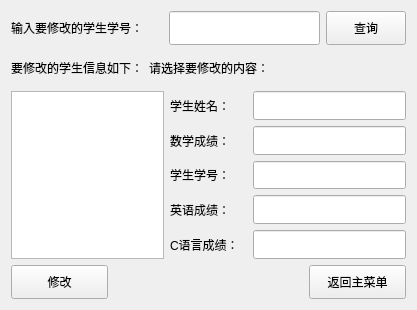
<?xml version="1.0" encoding="UTF-8"?>
<ui version="4.0">
 <class>ModifyWidget</class>
 <widget class="QWidget" name="ModifyWidget">
  <property name="geometry">
   <rect>
    <x>0</x>
    <y>0</y>
    <width>417</width>
    <height>310</height>
   </rect>
  </property>
  <property name="windowTitle">
   <string>Form</string>
  </property>
  <layout class="QGridLayout" name="gridLayout_8">
   <item row="0" column="0">
    <layout class="QGridLayout" name="gridLayout_7" rowstretch="1,1,5,1">
     <item row="0" column="0">
      <layout class="QGridLayout" name="gridLayout_6" columnstretch="2,2,1">
       <item row="0" column="0">
        <widget class="QLabel" name="s_idLabel">
         <property name="sizePolicy">
          <sizepolicy hsizetype="Expanding" vsizetype="Expanding">
           <horstretch>0</horstretch>
           <verstretch>0</verstretch>
          </sizepolicy>
         </property>
         <property name="text">
          <string>输入要修改的学生学号：</string>
         </property>
        </widget>
       </item>
       <item row="0" column="1">
        <widget class="QLineEdit" name="s_idLineEdit">
         <property name="sizePolicy">
          <sizepolicy hsizetype="Expanding" vsizetype="Expanding">
           <horstretch>0</horstretch>
           <verstretch>0</verstretch>
          </sizepolicy>
         </property>
        </widget>
       </item>
       <item row="0" column="2">
        <widget class="QPushButton" name="selectButton">
         <property name="sizePolicy">
          <sizepolicy hsizetype="Expanding" vsizetype="Expanding">
           <horstretch>0</horstretch>
           <verstretch>0</verstretch>
          </sizepolicy>
         </property>
         <property name="text">
          <string>查询</string>
         </property>
        </widget>
       </item>
      </layout>
     </item>
     <item row="1" column="0">
      <layout class="QGridLayout" name="gridLayout_5">
       <item row="0" column="0">
        <widget class="QLabel" name="usedPromptLabel">
         <property name="sizePolicy">
          <sizepolicy hsizetype="Expanding" vsizetype="Expanding">
           <horstretch>0</horstretch>
           <verstretch>0</verstretch>
          </sizepolicy>
         </property>
         <property name="text">
          <string>要修改的学生信息如下：</string>
         </property>
        </widget>
       </item>
       <item row="0" column="1">
        <widget class="QLabel" name="newPromptLabel">
         <property name="sizePolicy">
          <sizepolicy hsizetype="Expanding" vsizetype="Expanding">
           <horstretch>0</horstretch>
           <verstretch>0</verstretch>
          </sizepolicy>
         </property>
         <property name="text">
          <string>请选择要修改的内容：</string>
         </property>
        </widget>
       </item>
       <item row="0" column="2">
        <spacer name="horizontalSpacer">
         <property name="orientation">
          <enum>Qt::Horizontal</enum>
         </property>
         <property name="sizeHint" stdset="0">
          <size>
           <width>92</width>
           <height>20</height>
          </size>
         </property>
        </spacer>
       </item>
      </layout>
     </item>
     <item row="2" column="0">
      <layout class="QGridLayout" name="gridLayout_4" columnstretch="2,1,2">
       <item row="0" column="0">
        <widget class="QTextBrowser" name="pastStuTextBrowser"/>
       </item>
       <item row="0" column="1">
        <layout class="QGridLayout" name="gridLayout_2">
         <item row="0" column="0">
          <widget class="QLabel" name="nameLabel">
           <property name="sizePolicy">
            <sizepolicy hsizetype="Expanding" vsizetype="Expanding">
             <horstretch>0</horstretch>
             <verstretch>0</verstretch>
            </sizepolicy>
           </property>
           <property name="text">
            <string>学生姓名：</string>
           </property>
          </widget>
         </item>
         <item row="1" column="0">
          <widget class="QLabel" name="mathLabel">
           <property name="sizePolicy">
            <sizepolicy hsizetype="Expanding" vsizetype="Expanding">
             <horstretch>0</horstretch>
             <verstretch>0</verstretch>
            </sizepolicy>
           </property>
           <property name="text">
            <string>数学成绩：</string>
           </property>
          </widget>
         </item>
         <item row="2" column="0">
          <widget class="QLabel" name="idLabel">
           <property name="sizePolicy">
            <sizepolicy hsizetype="Expanding" vsizetype="Expanding">
             <horstretch>0</horstretch>
             <verstretch>0</verstretch>
            </sizepolicy>
           </property>
           <property name="text">
            <string>学生学号：</string>
           </property>
          </widget>
         </item>
         <item row="3" column="0">
          <widget class="QLabel" name="enLabel">
           <property name="sizePolicy">
            <sizepolicy hsizetype="Expanding" vsizetype="Expanding">
             <horstretch>0</horstretch>
             <verstretch>0</verstretch>
            </sizepolicy>
           </property>
           <property name="text">
            <string>英语成绩：</string>
           </property>
          </widget>
         </item>
         <item row="4" column="0">
          <widget class="QLabel" name="cLabel">
           <property name="sizePolicy">
            <sizepolicy hsizetype="Expanding" vsizetype="Expanding">
             <horstretch>0</horstretch>
             <verstretch>0</verstretch>
            </sizepolicy>
           </property>
           <property name="text">
            <string>C语言成绩：</string>
           </property>
          </widget>
         </item>
        </layout>
       </item>
       <item row="0" column="2">
        <layout class="QGridLayout" name="gridLayout_3">
         <item row="0" column="0">
          <widget class="QLineEdit" name="nameLineEdit">
           <property name="sizePolicy">
            <sizepolicy hsizetype="Expanding" vsizetype="Expanding">
             <horstretch>0</horstretch>
             <verstretch>0</verstretch>
            </sizepolicy>
           </property>
          </widget>
         </item>
         <item row="1" column="0">
          <widget class="QLineEdit" name="idLineEdit">
           <property name="sizePolicy">
            <sizepolicy hsizetype="Expanding" vsizetype="Expanding">
             <horstretch>0</horstretch>
             <verstretch>0</verstretch>
            </sizepolicy>
           </property>
          </widget>
         </item>
         <item row="2" column="0">
          <widget class="QLineEdit" name="mathLineEdit">
           <property name="sizePolicy">
            <sizepolicy hsizetype="Expanding" vsizetype="Expanding">
             <horstretch>0</horstretch>
             <verstretch>0</verstretch>
            </sizepolicy>
           </property>
          </widget>
         </item>
         <item row="3" column="0">
          <widget class="QLineEdit" name="enLineEdit">
           <property name="sizePolicy">
            <sizepolicy hsizetype="Expanding" vsizetype="Expanding">
             <horstretch>0</horstretch>
             <verstretch>0</verstretch>
            </sizepolicy>
           </property>
          </widget>
         </item>
         <item row="4" column="0">
          <widget class="QLineEdit" name="cLineEdit">
           <property name="sizePolicy">
            <sizepolicy hsizetype="Expanding" vsizetype="Expanding">
             <horstretch>0</horstretch>
             <verstretch>0</verstretch>
            </sizepolicy>
           </property>
          </widget>
         </item>
        </layout>
       </item>
      </layout>
     </item>
     <item row="3" column="0">
      <layout class="QGridLayout" name="gridLayout">
       <item row="0" column="0">
        <widget class="QPushButton" name="modButton">
         <property name="sizePolicy">
          <sizepolicy hsizetype="Expanding" vsizetype="Expanding">
           <horstretch>0</horstretch>
           <verstretch>0</verstretch>
          </sizepolicy>
         </property>
         <property name="text">
          <string>修改</string>
         </property>
        </widget>
       </item>
       <item row="0" column="1">
        <spacer name="horizontalSpacer_2">
         <property name="orientation">
          <enum>Qt::Horizontal</enum>
         </property>
         <property name="sizeHint" stdset="0">
          <size>
           <width>65</width>
           <height>20</height>
          </size>
         </property>
        </spacer>
       </item>
       <item row="0" column="2">
        <spacer name="horizontalSpacer_3">
         <property name="orientation">
          <enum>Qt::Horizontal</enum>
         </property>
         <property name="sizeHint" stdset="0">
          <size>
           <width>40</width>
           <height>20</height>
          </size>
         </property>
        </spacer>
       </item>
       <item row="0" column="3">
        <widget class="QPushButton" name="returnButton">
         <property name="sizePolicy">
          <sizepolicy hsizetype="Expanding" vsizetype="Expanding">
           <horstretch>0</horstretch>
           <verstretch>0</verstretch>
          </sizepolicy>
         </property>
         <property name="text">
          <string>返回主菜单</string>
         </property>
        </widget>
       </item>
      </layout>
     </item>
    </layout>
   </item>
  </layout>
 </widget>
 <resources/>
 <connections/>
</ui>
